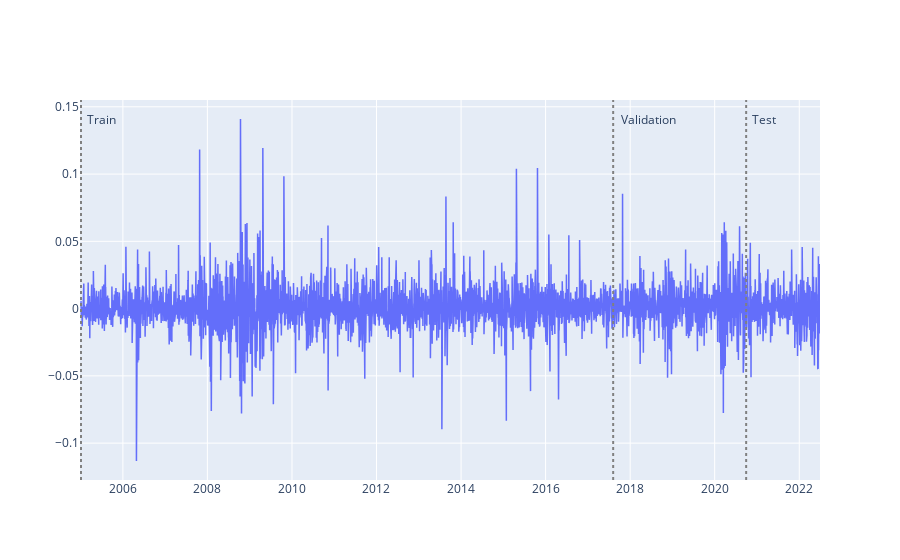

Notebook cell for this chart:
### Code cell
x.plot()

### Figure 1 — Plotly figure (JSON) as saved in the notebook; plotly's stock layout.template omitted (floating-point values rounded to 4 significant figures; data arrays with more than 128 entries replaced by an {"elided": "..."} marker saying what was removed)
{"data": [{"line": {"color": "#636EFA", "width": 1.5}, "mode": "lines", "name": "High", "type": "scatter", "x": {"elided": "4402 str values"}, "y": {"elided": "4402 float values"}}], "layout": {"annotations": [{"showarrow": false, "text": "Train", "x": "2005-01-04T00:00:00", "xshift": 20, "y": 0.1409}, {"showarrow": false, "text": "Validation", "x": "2017-08-07T00:00:00", "xshift": 35, "y": 0.1409}, {"showarrow": false, "text": "Test", "x": "2020-09-29T00:00:00", "xshift": 18, "y": 0.1409}], "shapes": [{"line": {"color": "gray", "dash": "dot"}, "opacity": 1, "type": "line", "x0": "2005-01-04T00:00:00", "x1": "2005-01-04T00:00:00", "xref": "x", "y0": 0, "y1": 1, "yref": "y domain"}, {"line": {"color": "gray", "dash": "dot"}, "opacity": 1, "type": "line", "x0": "2017-08-07T00:00:00", "x1": "2017-08-07T00:00:00", "xref": "x", "y0": 0, "y1": 1, "yref": "y domain"}, {"line": {"color": "gray", "dash": "dot"}, "opacity": 1, "type": "line", "x0": "2020-09-29T00:00:00", "x1": "2020-09-29T00:00:00", "xref": "x", "y0": 0, "y1": 1, "yref": "y domain"}]}}
